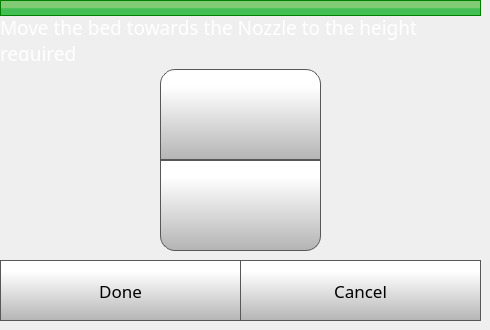
    <widget class="QWidget" name="step8Page">
     <widget class="QLabel" name="caliberateLabel_17">
      <property name="geometry">
       <rect>
        <x>0</x>
        <y>0</y>
        <width>481</width>
        <height>16</height>
       </rect>
      </property>
      <property name="font">
       <font>
        <family>Gotham</family>
        <pointsize>14</pointsize>
        <weight>50</weight>
        <bold>false</bold>
       </font>
      </property>
      <property name="styleSheet">
       <string notr="true">	background-color: qlineargradient(spread:pad, x1:0, y1:0.523, x2:0, y2:0.534, stop:0 rgba(130, 203, 117, 255), stop:1 rgba(66, 191, 85, 255));
border: 1px solid green;</string>
      </property>
      <property name="text">
       <string/>
      </property>
     </widget>
     <widget class="QPushButton" name="step8CancelButton">
      <property name="geometry">
       <rect>
        <x>240</x>
        <y>260</y>
        <width>241</width>
        <height>61</height>
       </rect>
      </property>
      <property name="font">
       <font>
        <family>Gotham</family>
        <pointsize>13</pointsize>
       </font>
      </property>
      <property name="styleSheet">
       <string notr="true">QPushButton {
     border: 1px solid rgb(87, 87, 87);
	background-color: qlineargradient(spread:pad, x1:0, y1:1, x2:0, y2:0.188, stop:0 rgba(180, 180, 180, 255), stop:1 rgba(255, 255, 255, 255));


}

QPushButton:pressed {
    background-color: qlineargradient(x1: 0, y1: 0, x2: 0, y2: 1,
                                      stop: 0 #dadbde, stop: 1 #f6f7fa);
}

QPushButton:flat {
    border: none; /* no border for a flat push button */
}

QPushButton:default {
    border-color: navy; /* make the default button prominent */
}

QPushButton:focus {
	outline: none;
}</string>
      </property>
      <property name="text">
       <string>Cancel</string>
      </property>
      <property name="iconSize">
       <size>
        <width>40</width>
        <height>40</height>
       </size>
      </property>
     </widget>
     <widget class="QLabel" name="caliberateLabel_18">
      <property name="geometry">
       <rect>
        <x>0</x>
        <y>20</y>
        <width>471</width>
        <height>41</height>
       </rect>
      </property>
      <property name="font">
       <font>
        <family>Gotham</family>
        <pointsize>14</pointsize>
        <weight>50</weight>
        <bold>false</bold>
       </font>
      </property>
      <property name="styleSheet">
       <string notr="true">color: rgb(255, 255, 255);</string>
      </property>
      <property name="text">
       <string>Move the bed towards the Nozzle to the height required</string>
      </property>
      <property name="wordWrap">
       <bool>true</bool>
      </property>
     </widget>
     <widget class="QPushButton" name="step8DoneButton">
      <property name="geometry">
       <rect>
        <x>0</x>
        <y>260</y>
        <width>241</width>
        <height>61</height>
       </rect>
      </property>
      <property name="font">
       <font>
        <family>Gotham</family>
        <pointsize>13</pointsize>
       </font>
      </property>
      <property name="styleSheet">
       <string notr="true">QPushButton {
     border: 1px solid rgb(87, 87, 87);
	background-color: qlineargradient(spread:pad, x1:0, y1:1, x2:0, y2:0.188, stop:0 rgba(180, 180, 180, 255), stop:1 rgba(255, 255, 255, 255));


}

QPushButton:pressed {
    background-color: qlineargradient(x1: 0, y1: 0, x2: 0, y2: 1,
                                      stop: 0 #dadbde, stop: 1 #f6f7fa);
}

QPushButton:flat {
    border: none; /* no border for a flat push button */
}

QPushButton:default {
    border-color: navy; /* make the default button prominent */
}

QPushButton:focus {
	outline: none;
}</string>
      </property>
      <property name="text">
       <string>Done</string>
      </property>
      <property name="iconSize">
       <size>
        <width>40</width>
        <height>40</height>
       </size>
      </property>
     </widget>
     <widget class="QPushButton" name="moveZMCaliberateButton">
      <property name="geometry">
       <rect>
        <x>160</x>
        <y>69</y>
        <width>161</width>
        <height>91</height>
       </rect>
      </property>
      <property name="minimumSize">
       <size>
        <width>0</width>
        <height>0</height>
       </size>
      </property>
      <property name="font">
       <font>
        <family>Gotham</family>
        <pointsize>15</pointsize>
       </font>
      </property>
      <property name="styleSheet">
       <string notr="true">QPushButton {
     border: 1px solid rgb(87, 87, 87);

	background-color: qlineargradient(spread:pad, x1:0, y1:1, x2:0, y2:0.188, stop:0 rgba(180, 180, 180, 255), stop:1 rgba(255, 255, 255, 255));
	border-top-left-radius: 15px;
	border-top-right-radius: 15px;
}

QPushButton:pressed {
    background-color: qlineargradient(x1: 0, y1: 0, x2: 0, y2: 1,
                                      stop: 0 #dadbde, stop: 1 #f6f7fa);
}

QPushButton:flat {
    border: none; /* no border for a flat push button */
}

QPushButton:default {
    border-color: navy; /* make the default button prominent */
}

QPushButton:focus {
	outline: none;
}</string>
      </property>
      <property name="text">
       <string/>
      </property>
      <property name="icon">
       <iconset>
        <normaloff>templates/img/arrows.png</normaloff>templates/img/arrows.png</iconset>
      </property>
      <property name="iconSize">
       <size>
        <width>40</width>
        <height>40</height>
       </size>
      </property>
      <property name="checkable">
       <bool>false</bool>
      </property>
      <property name="autoDefault">
       <bool>false</bool>
      </property>
      <property name="default">
       <bool>false</bool>
      </property>
      <property name="flat">
       <bool>false</bool>
      </property>
     </widget>
     <widget class="QPushButton" name="moveZPCaliberateButton">
      <property name="geometry">
       <rect>
        <x>160</x>
        <y>160</y>
        <width>161</width>
        <height>91</height>
       </rect>
      </property>
      <property name="minimumSize">
       <size>
        <width>0</width>
        <height>0</height>
       </size>
      </property>
      <property name="font">
       <font>
        <family>Gotham</family>
        <pointsize>15</pointsize>
       </font>
      </property>
      <property name="styleSheet">
       <string notr="true">QPushButton {
     border: 1px solid rgb(87, 87, 87);

	background-color: qlineargradient(spread:pad, x1:0, y1:1, x2:0, y2:0.188, stop:0 rgba(180, 180, 180, 255), stop:1 rgba(255, 255, 255, 255));
	border-bottom-left-radius: 15px;
	border-bottom-right-radius: 15px;
}

QPushButton:pressed {
    background-color: qlineargradient(x1: 0, y1: 0, x2: 0, y2: 1,
                                      stop: 0 #dadbde, stop: 1 #f6f7fa);
}

QPushButton:flat {
    border: none; /* no border for a flat push button */
}

QPushButton:default {
    border-color: navy; /* make the default button prominent */
}

QPushButton:focus {
	outline: none;
}</string>
      </property>
      <property name="text">
       <string/>
      </property>
      <property name="icon">
       <iconset>
        <normaloff>templates/img/arrows-5.png</normaloff>templates/img/arrows-5.png</iconset>
      </property>
      <property name="iconSize">
       <size>
        <width>40</width>
        <height>40</height>
       </size>
      </property>
      <property name="checkable">
       <bool>false</bool>
      </property>
      <property name="autoDefault">
       <bool>false</bool>
      </property>
      <property name="default">
       <bool>false</bool>
      </property>
      <property name="flat">
       <bool>false</bool>
      </property>
     </widget>
    </widget>
